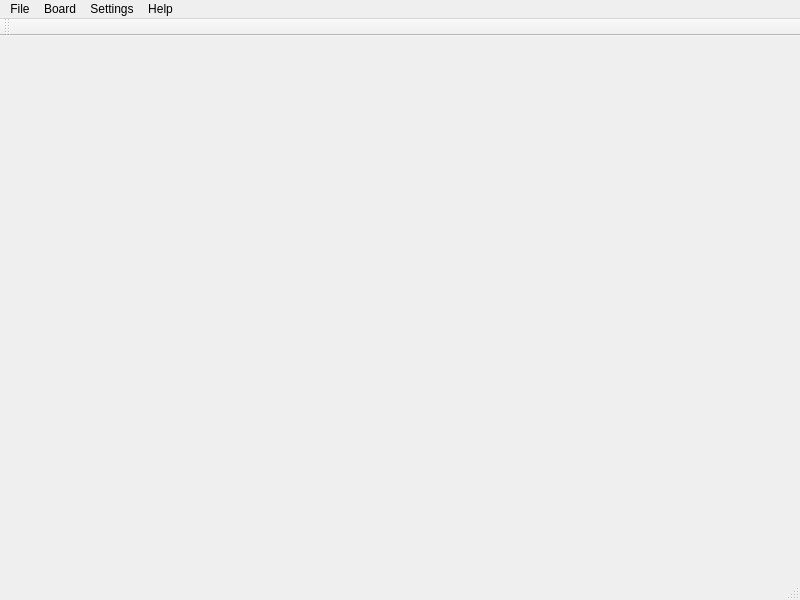
<?xml version="1.0" encoding="UTF-8"?>
<ui version="4.0">
 <class>MainWindow</class>
 <widget class="QMainWindow" name="MainWindow">
  <property name="geometry">
   <rect>
    <x>0</x>
    <y>0</y>
    <width>800</width>
    <height>600</height>
   </rect>
  </property>
  <property name="windowTitle">
   <string>MainWindow</string>
  </property>
  <widget class="QWidget" name="centralWidget"/>
  <widget class="QMenuBar" name="menuBar">
   <property name="geometry">
    <rect>
     <x>0</x>
     <y>0</y>
     <width>800</width>
     <height>21</height>
    </rect>
   </property>
   <widget class="QMenu" name="menuFile">
    <property name="title">
     <string>File</string>
    </property>
    <addaction name="actionStart_Server"/>
    <addaction name="actionConnect_as_Client"/>
    <addaction name="actionDisconnect"/>
    <addaction name="separator"/>
    <addaction name="actionExit"/>
   </widget>
   <widget class="QMenu" name="menuSettings">
    <property name="title">
     <string>Settings</string>
    </property>
    <addaction name="actionPreferences"/>
   </widget>
   <widget class="QMenu" name="menuEdit">
    <property name="title">
     <string>Board</string>
    </property>
    <widget class="QMenu" name="menuGrid">
     <property name="title">
      <string>Grid</string>
     </property>
     <addaction name="actionShow_Grid"/>
     <addaction name="actionSnap_to_Grid"/>
     <addaction name="actionAdjust_Grid"/>
    </widget>
    <addaction name="menuGrid"/>
    <addaction name="actionLoad_Board"/>
    <addaction name="actionSave_Board"/>
   </widget>
   <widget class="QMenu" name="menuHelp">
    <property name="title">
     <string>Help</string>
    </property>
    <addaction name="actionAbout"/>
   </widget>
   <addaction name="menuFile"/>
   <addaction name="menuEdit"/>
   <addaction name="menuSettings"/>
   <addaction name="menuHelp"/>
  </widget>
  <widget class="QToolBar" name="mainToolBar">
   <attribute name="toolBarArea">
    <enum>TopToolBarArea</enum>
   </attribute>
   <attribute name="toolBarBreak">
    <bool>false</bool>
   </attribute>
  </widget>
  <widget class="QStatusBar" name="statusBar"/>
  <action name="actionStart_Server">
   <property name="text">
    <string>Start Server...</string>
   </property>
   <property name="menuRole">
    <enum>QAction::TextHeuristicRole</enum>
   </property>
  </action>
  <action name="actionConnect_as_Client">
   <property name="text">
    <string>Connect as Client...</string>
   </property>
  </action>
  <action name="actionDisconnect">
   <property name="text">
    <string>Disconnect</string>
   </property>
  </action>
  <action name="actionExit">
   <property name="text">
    <string>Exit</string>
   </property>
   <property name="menuRole">
    <enum>QAction::QuitRole</enum>
   </property>
  </action>
  <action name="actionChange_Name">
   <property name="text">
    <string>Change Name...</string>
   </property>
  </action>
  <action name="actionPreferences">
   <property name="text">
    <string>Preferences</string>
   </property>
  </action>
  <action name="actionShow_Grid">
   <property name="checkable">
    <bool>true</bool>
   </property>
   <property name="checked">
    <bool>true</bool>
   </property>
   <property name="text">
    <string>Show Grid</string>
   </property>
  </action>
  <action name="actionSnap_to_Grid">
   <property name="checkable">
    <bool>true</bool>
   </property>
   <property name="checked">
    <bool>true</bool>
   </property>
   <property name="text">
    <string>Snap to Grid</string>
   </property>
  </action>
  <action name="actionAdjust_Grid">
   <property name="text">
    <string>Adjust Grid...</string>
   </property>
  </action>
  <action name="actionLoad_Board">
   <property name="text">
    <string>Load Board</string>
   </property>
  </action>
  <action name="actionSave_Board">
   <property name="text">
    <string>Save Board</string>
   </property>
  </action>
  <action name="actionAbout">
   <property name="text">
    <string>About</string>
   </property>
  </action>
 </widget>
 <layoutdefault spacing="6" margin="11"/>
 <resources/>
 <connections/>
</ui>
